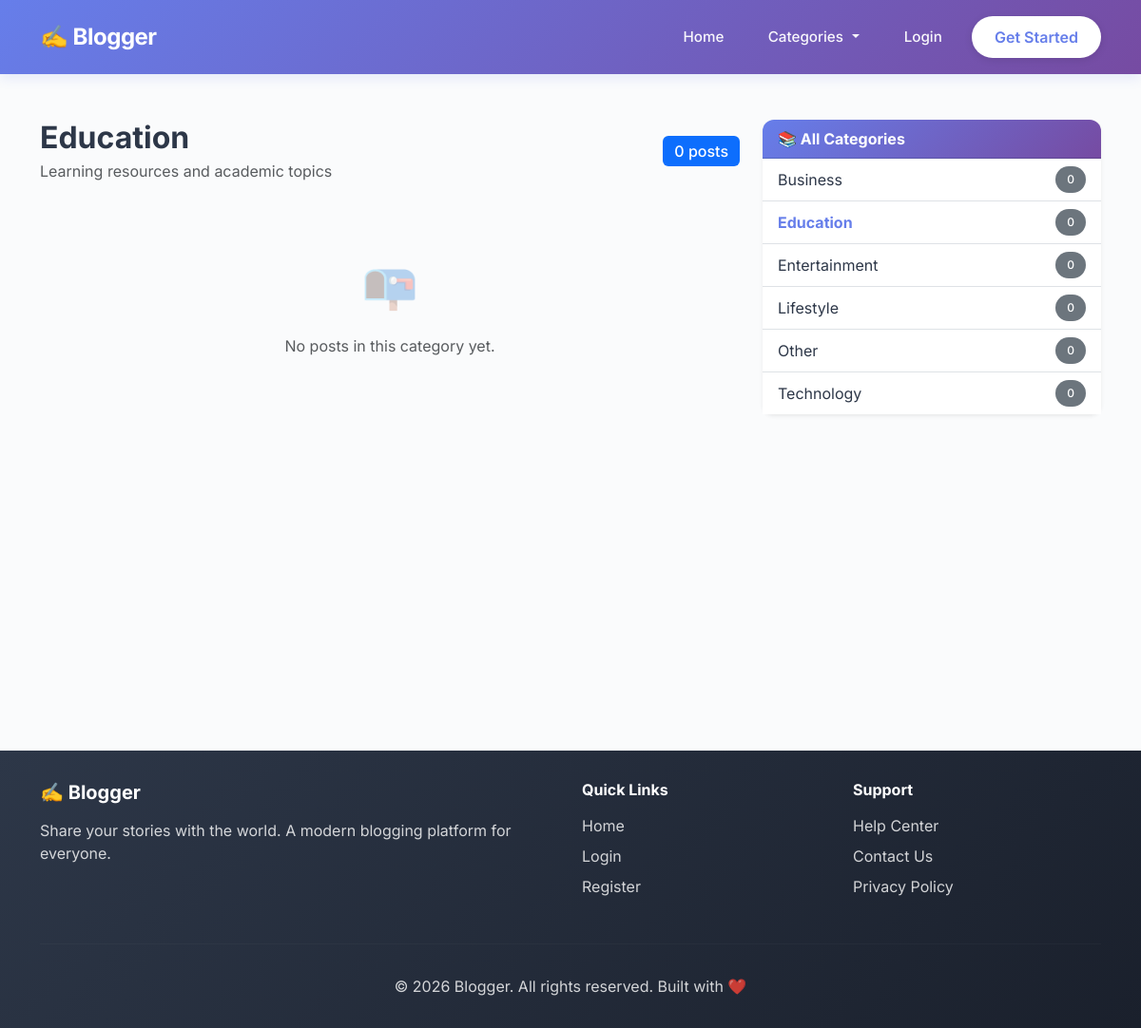
Page /category.php?slug=education on the committed database.
### tables this page shows
CREATE TABLE categories (
  id INT AUTO_INCREMENT PRIMARY KEY,
  name VARCHAR(100) NOT NULL UNIQUE,
  slug VARCHAR(120) NOT NULL UNIQUE,
  description TEXT,
  created_at TIMESTAMP DEFAULT CURRENT_TIMESTAMP
);

### config.php (called while the page is built, shortened)
<?php
function sanitize($str) {
    return htmlspecialchars($str, ENT_QUOTES, 'UTF-8');
}
?>

### category.php (the view, shortened to what this page needs)
<?php
require_once 'config.php';
$slug = trim($_GET['slug'] ?? '');
$cat = null;
if ($slug) {
    $stmt = $mysqli->prepare("SELECT * FROM categories WHERE slug=? LIMIT 1");
    $stmt->bind_param('s', $slug);
    $stmt->execute();
    $cat = $stmt->get_result()->fetch_assoc();
}
$posts = $mysqli->prepare("
    SELECT posts.id, posts.title, posts.created_at, users.name AS author,
           (SELECT COUNT(*) FROM likes WHERE likes.post_id=posts.id) AS like_count,
           (SELECT COUNT(*) FROM comments WHERE comments.post_id=posts.id) AS comment_count
    FROM posts
    JOIN users ON users.id = posts.user_id
    WHERE posts.category_id = ? AND posts.status = 'approved'
    ORDER BY posts.created_at DESC
");
$posts->bind_param('i', $cat['id']);
$posts->execute();
$resPosts = $posts->get_result();
$allCats = $mysqli->query("
    SELECT categories.*, COUNT(posts.id) AS post_count
    FROM categories
    LEFT JOIN posts ON posts.category_id = categories.id AND posts.status='approved'
    GROUP BY categories.id
    ORDER BY categories.name
");
include 'header.php';
?>
<div class="container my-5">
  <div class="row">
    <div class="col-lg-8">
      <div class="d-flex align-items-center mb-4 gap-3">
        <div>
          <h2 class="fw-bold mb-1" style="color:#2d3748;"> <?= sanitize($cat['name']) ?></h2>
          <?php if ($cat['description']): ?>
            <p class="text-muted mb-0"><?= sanitize($cat['description']) ?></p>
          <?php endif; ?>
        </div>
        <span class="badge bg-primary ms-auto fs-6"><?= $resPosts->num_rows ?> posts</span>
      </div>
      <?php if ($resPosts->num_rows === 0): ?>
        <div class="text-center py-5">
          <div style="font-size:3rem;opacity:.3;">📭</div>
          <p class="text-muted mt-3">No posts in this category yet.</p>
        </div>
      <?php endif; ?>
    </div>
    <div class="col-lg-4 mt-4 mt-lg-0">
      <div class="card border-0 shadow-sm" style="border-radius:12px;">
        <div class="card-header fw-bold" style="background:linear-gradient(135deg,#667eea,#764ba2);color:white;border-radius:12px 12px 0 0;">
          📚 All Categories
        </div>
        <div class="card-body p-0">
          <ul class="list-group list-group-flush">
            <?php while ($c = $allCats->fetch_assoc()): ?>
              <li class="list-group-item d-flex justify-content-between align-items-center px-3 py-2">
                <a href="category.php?slug=<?= sanitize($c['slug']) ?>"
                   style="text-decoration:none;color:<?= $c['slug']===$slug ? '#667eea' : '#2d3748' ?>;font-weight:<?= $c['slug']===$slug ? '700' : '400' ?>;">
                  <?= sanitize($c['name']) ?>
                </a>
                <span class="badge rounded-pill bg-secondary"><?= $c['post_count'] ?></span>
              </li>
            <?php endwhile; ?>
          </ul>
        </div>
      </div>
    </div>
  </div>
</div>
<?php include 'footer.php'; ?>

### header.php (style rules this page uses)
* { margin: 0; padding: 0; box-sizing: border-box; }
body { font-family: 'Inter', -apple-system, BlinkMacSystemFont, 'Segoe UI', sans-serif; background-color: #fafbfc; color: #1a202c; }
.badge { padding: 0.5rem 0.75rem; font-weight: 500; border-radius: 6px; }

### rows in the picture
categories: name "Education", description "Learning resources and academic topics", post_count "0"
categories: name "Business", post_count "0"
categories: name "Entertainment", post_count "0"
categories: name "Lifestyle", post_count "0"
categories: name "Other", post_count "0"
categories: name "Technology", post_count "0"

### other values in the picture
$resPosts->num_rows "0"
